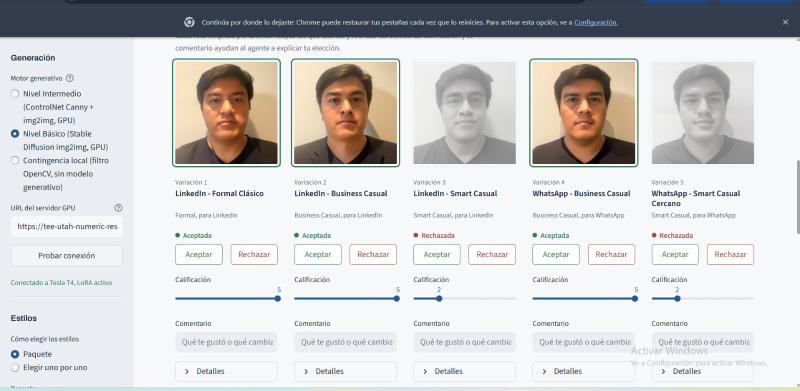
#> input picture Project-II/entregable/diapositivas/images/cap3.jpeg, 1600 x 782 px (shown at 1/2 size)
$ python -i generator.py   (imports and definitions only)
#> lines starting #> are read from the running program, lines starting #| are printed output that depends on the picture
import base64
import io
import os
import time
import uuid
from dataclasses import dataclass, field
from enum import Enum
from typing import Any, Dict, List, Optional, Tuple

import cv2
import numpy as np
import requests
from PIL import Image, ImageDraw, ImageEnhance, ImageFilter, ImageOps

from src.config import (
    NEGATIVE_PROMPT,
    StylePreset,
    build_composite_prompt,
    get_package,
    get_preset,
)
from src.safety import SafetyCheckResult, check_prompt_safety


class EngineMode(str, Enum):
    INTERMEDIATE = "Nivel Intermedio (ControlNet Canny + img2img, GPU)"
    BASIC = "Nivel Básico (Stable Diffusion img2img, GPU)"
    LOCAL = "Contingencia local (filtro OpenCV, sin modelo generativo)"


FACE_CASCADE_FILES = ("haarcascade_frontalface_alt2.xml", "haarcascade_frontalface_default.xml")
FACE_DETECTION_SIDE = 640
FACE_CROP_FACTOR = 1.9
FACE_VERTICAL_OFFSET = 0.15
HEAD_TOP_MARGIN = 0.25


REMOTE_METHOD_BY_MODE = {
    EngineMode.INTERMEDIATE: "controlnet_img2img",
    EngineMode.BASIC: "img2img",
}


@dataclass
class GeneratedVariation:
    variation_id: str
    preset_id: str
    title: str
    platform: str
    formality: str
    image: Image.Image
    prompt_used: str
    negative_prompt: str
    engine_mode: str
    guidance_scale: float
    denoising_strength: float
    recommended_lighting: str
    recommended_background: str
    recommended_expression: str
    recommended_attire: str
    created_at: float
    controlnet_edge_preview: Optional[Image.Image] = None


class GenerationEngine:
    def __init__(self, mode: EngineMode = EngineMode.LOCAL):
        self.mode = mode
        self.face_cascades = self._init_face_cascades()
        self.last_face_box: Optional[Tuple[int, int, int, int]] = None
        self.hf_token = os.getenv("HF_TOKEN", "")

    def _init_face_cascades(self) -> List[cv2.CascadeClassifier]:
        cascades = []
        for name in FACE_CASCADE_FILES:
            try:
                path = cv2.data.haarcascades + name
                if os.path.exists(path):
                    cascade = cv2.CascadeClassifier(path)
                    if not cascade.empty():
                        cascades.append(cascade)
            except Exception:
                continue
        return cascades

    def detect_face(self, image_rgb: np.ndarray) -> Optional[Tuple[int, int, int, int]]:
        gray = cv2.cvtColor(image_rgb, cv2.COLOR_RGB2GRAY)
        scale = min(1.0, FACE_DETECTION_SIDE / max(gray.shape))
        if scale < 1.0:
            gray = cv2.resize(gray, None, fx=scale, fy=scale, interpolation=cv2.INTER_AREA)
        gray = cv2.equalizeHist(gray)

        for cascade in self.face_cascades:
            faces = cascade.detectMultiScale(gray, scaleFactor=1.05, minNeighbors=5, minSize=(40, 40))
            if len(faces) > 0:
                x, y, w, h = max(faces, key=lambda rect: rect[2] * rect[3])
                return tuple(int(round(value / scale)) for value in (x, y, w, h))
        return None

    def preprocess_face(self, pil_image: Image.Image, target_size: Tuple[int, int] = (512, 512)) -> Image.Image:
        image_rgb = np.array(pil_image.convert("RGB"))
        height, width, _ = image_rgb.shape
        face = self.detect_face(image_rgb)
        self.last_face_box = face

        if face is None:
            return ImageOps.fit(pil_image.convert("RGB"), target_size, method=Image.Resampling.LANCZOS)

        x, y, w, h = face
        crop_size = min(int(max(w, h) * FACE_CROP_FACTOR), width, height)
        center_x = x + w // 2
        center_y = y + h // 2 + int(h * FACE_VERTICAL_OFFSET)

        x1 = center_x - crop_size // 2
        y1 = center_y - crop_size // 2
        y1 = min(y1, y - int(h * HEAD_TOP_MARGIN))
        x1 = min(max(0, x1), width - crop_size)
        y1 = min(max(0, y1), height - crop_size)

        cropped = image_rgb[y1:y1 + crop_size, x1:x1 + crop_size]
        interpolation = cv2.INTER_AREA if crop_size > target_size[0] else cv2.INTER_CUBIC
        resized = cv2.resize(cropped, target_size, interpolation=interpolation)
        return Image.fromarray(resized)

    # [275 lines left out: functions extract_controlnet_edges, _apply_portrait_depth_blur, _apply_preset_styling, _synthesize_variation, generate_batch, generate_via_remote_gpu and 1 more, not called in this run]

>>> from PIL import Image
>>> picture = Image.open('../entregable/diapositivas/images/cap3.jpeg')
#> picture is the input picture: PIL image 1600x782 RGB; mean R, G, B 208.8, 208.5, 209
>>> result = GenerationEngine().preprocess_face(picture)
#> in detect_face, `gray = cv2.cvtColor(image_rgb, cv2.COLOR_RGB2GRAY)`:
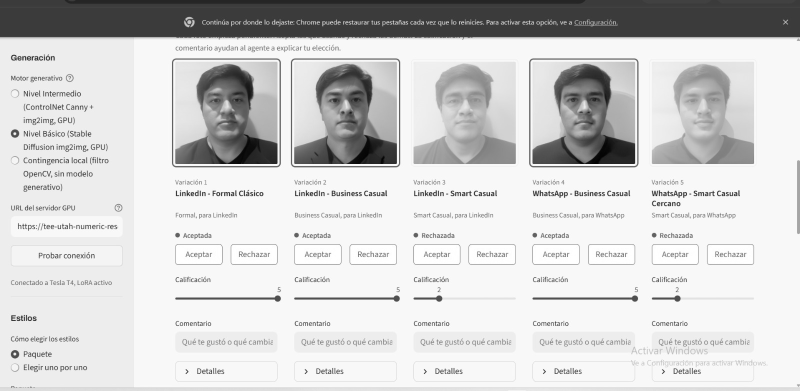
#> gray: shape (782, 1600) (shown at 1/2 size); min 1, max 255, mean 208.7
#> in detect_face, `gray = cv2.resize(gray, None, fx=scale, fy=scale, interpolation=cv2.IN..`:
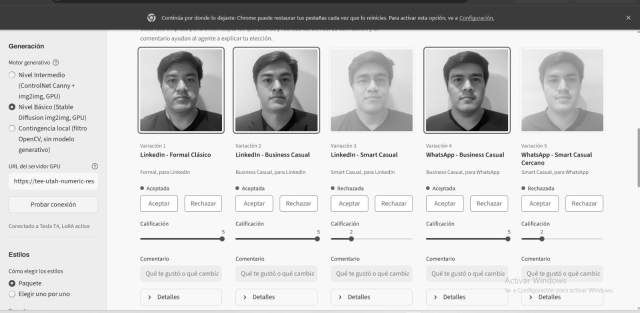
#> gray: shape (313, 640); min 2, max 255, mean 208.7
#> in detect_face, `gray = cv2.equalizeHist(gray)`:
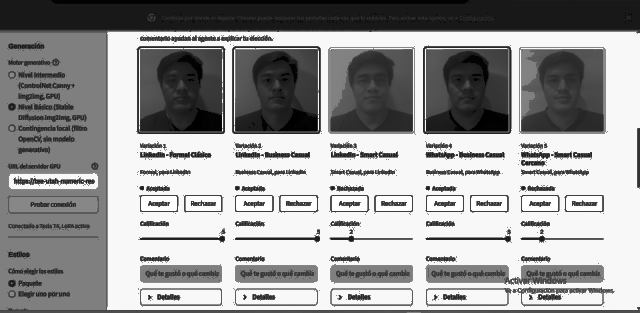
#> gray: shape (313, 640); min 0, max 255, mean 153.3
#> the loop in detect_face, `for cascade in self.face_cascades:` made 1 pass
#> (x, y, w, h) on pass 1: (346, 60, 53, 53)
#> in preprocess_face, `face = self.detect_face(image_rgb)`: face = (865, 150, 132, 132)
#> in preprocess_face, `x, y, w, h = face`: x = 865; y = 150; w = 132
#> in preprocess_face, `crop_size = min(int(max(w, h) * FACE_CROP_FACTOR), width, height)`: crop_size = 250
#> in preprocess_face, `center_x = x + w // 2`: center_x = 931
#> in preprocess_face, `center_y = y + h // 2 + int(h * FACE_VERTICAL_OFFSET)`: center_y = 235
#> in preprocess_face, `x1 = center_x - crop_size // 2`: x1 = 806
#> in preprocess_face, `y1 = center_y - crop_size // 2`: y1 = 110
#> in preprocess_face, `cropped = image_rgb[y1:y1 + crop_size, x1:x1 + crop_size]`:
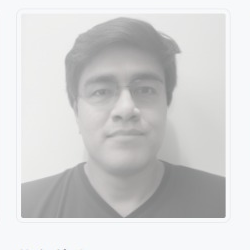
#> cropped: shape (250, 250, 3); mean R, G, B 211.6, 211.6, 211.6
#> in preprocess_face, `interpolation = cv2.INTER_AREA if crop_size > target_size[0] else cv2...`: interpolation = 2

$ run again, on Project-II/entregable/diapositivas/images/con-lora.png
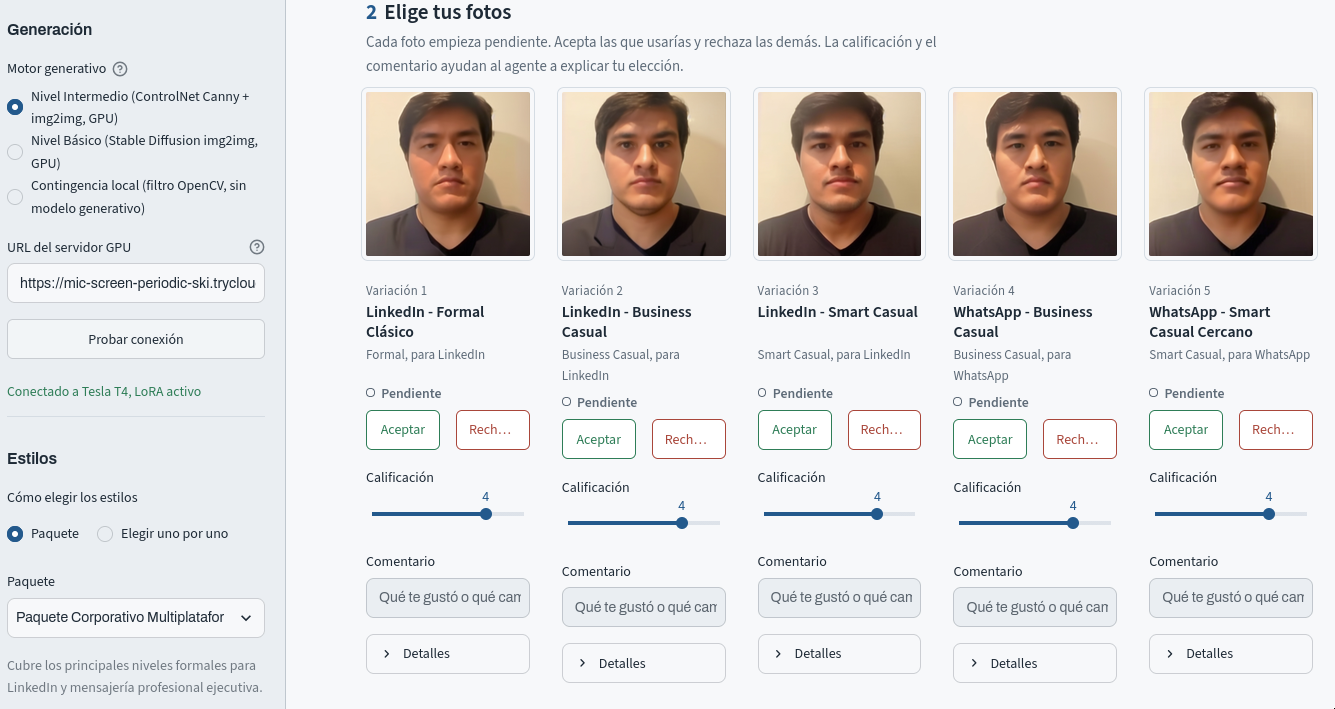
#> input picture Project-II/entregable/diapositivas/images/con-lora.png, 1335 x 709 px
#> picture is the input picture: PIL image 1335x709 RGB; mean R, G, B 224.8, 222.4, 221.7
#> in detect_face, `gray = cv2.equalizeHist(gray)`:
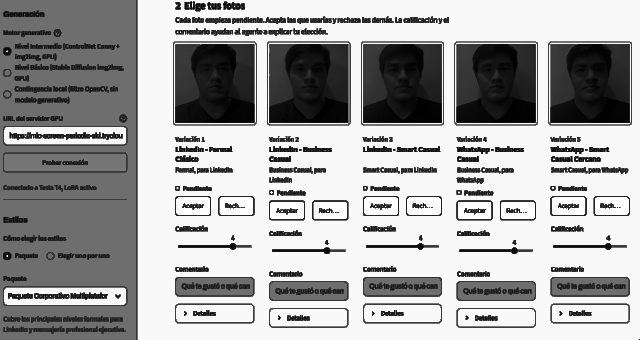
#> gray: shape (340, 640); min 0, max 255, mean 165
#> the loop in detect_face, `for cascade in self.face_cascades:` made 1 pass
#> (x, y, w, h) on pass 1: (281, 49, 55, 55)
#> face = (586, 102, 115, 115)
#> in preprocess_face, `x, y, w, h = face`: x = 586; y = 102; w = 115
#> crop_size = 218
#> center_x = 643
#> center_y = 176
#> x1 = 534
#> y1 = 67
#> in preprocess_face, `cropped = image_rgb[y1:y1 + crop_size, x1:x1 + crop_size]`:
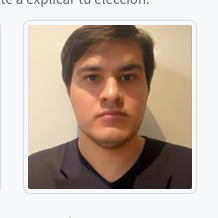
#> cropped: shape (218, 218, 3); mean R, G, B 193.4, 176.9, 165.2
#> interpolation = 2

$ run again, on Project-II/entregable/diapositivas/images/con-sin-lora.png
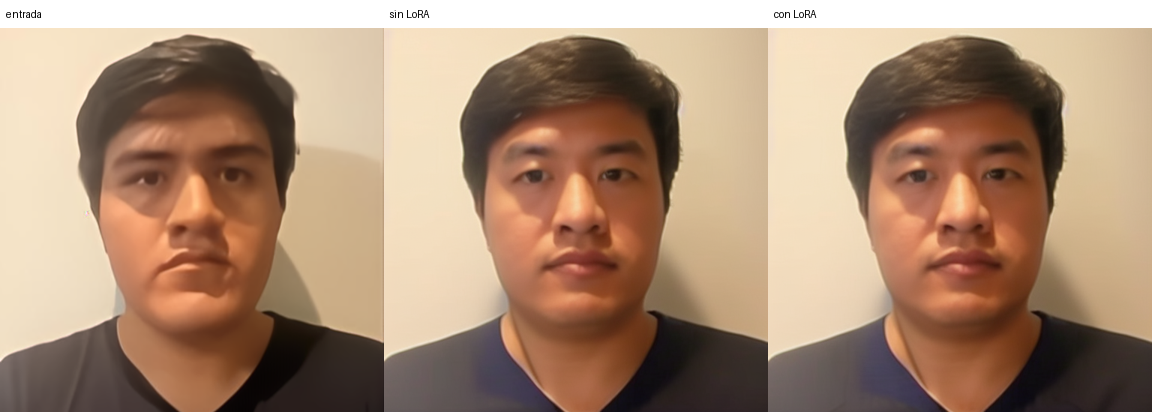
#> input picture Project-II/entregable/diapositivas/images/con-sin-lora.png, 1152 x 412 px
#> picture is the input picture: PIL image 1152x412 RGBA; mean R, G, B, A 170.4, 140.9, 117.5, 255
#> in detect_face, `gray = cv2.equalizeHist(gray)`:
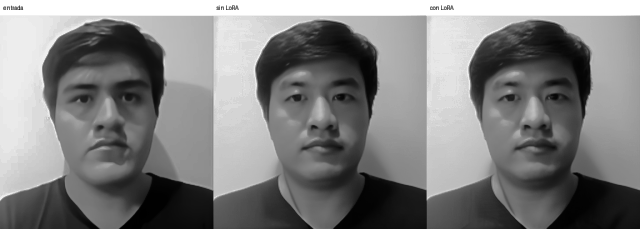
#> gray: shape (229, 640); min 0, max 255, mean 128.8
#> the loop in detect_face, `for cascade in self.face_cascades:` made 1 pass
#> (x, y, w, h) on pass 1: (41, 48, 132, 132)
#> face = (74, 86, 238, 238)
#> in preprocess_face, `x, y, w, h = face`: x = 74; y = 86; w = 238
#> crop_size = 412
#> center_x = 193
#> center_y = 240
#> in preprocess_face, `x1 = center_x - crop_size // 2`: x1 = -13
#> in preprocess_face, `y1 = center_y - crop_size // 2`: y1 = 34
#> in preprocess_face, `y1 = min(y1, y - int(h * HEAD_TOP_MARGIN))`: y1 = 27
#> in preprocess_face, `x1 = min(max(0, x1), width - crop_size)`: x1 = 0
#> in preprocess_face, `cropped = image_rgb[y1:y1 + crop_size, x1:x1 + crop_size]`:
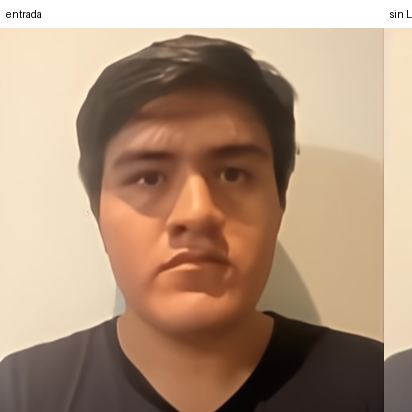
#> cropped: shape (412, 412, 3); mean R, G, B 175.8, 147.4, 123.6
#> interpolation = 2
